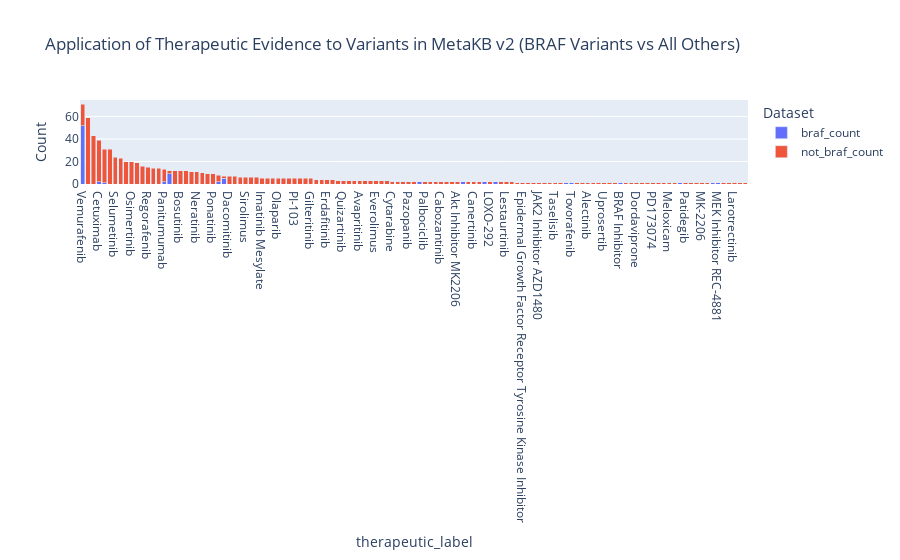

This figure's notebook cell:
### Code cell
# Add a new column for the total counts
combined_df['total_count'] = combined_df[['braf_count', 'general_count', 'not_braf_count']].sum(axis=1)

# Sort the DataFrame by the total counts in ascending order
sorted_df = combined_df.sort_values('total_count', ascending=False)

# Create a bar plot for each therapeutic label count
fig = px.bar(sorted_df, x='therapeutic_label', y=['braf_count', 'not_braf_count'], 
             title='Application of Therapeutic Evidence to Variants in MetaKB v2 (BRAF Variants vs All Others)',
             labels={'value': 'Count', 'variable': 'Dataset'},
             barmode='stack')

# Show the figure
fig.show()
pio.write_image(fig, "Application_of_Therapeutics_BRAF_vs_NonBRAF.png", format='png', width=2000, height=500, scale=5)

### Figure 1 — Plotly figure (JSON) as saved in the notebook; plotly's stock layout.template omitted (floating-point values rounded to 4 significant figures)
{"data": [{"alignmentgroup": "True", "hovertemplate": "Dataset=braf_count<br>therapeutic_label=%{x}<br>Count=%{y}<extra></extra>", "legendgroup": "braf_count", "marker": {"color": "#636efa", "pattern": {"shape": ""}}, "name": "braf_count", "offsetgroup": "braf_count", "orientation": "v", "showlegend": true, "textposition": "auto", "type": "bar", "x": ["Vemurafenib", "Erlotinib", "Imatinib", "Cetuximab", "Pictilisib", "Gefitinib", "Selumetinib", "Dasatinib", "Sunitinib", "Osimertinib", "Afatinib", "Melphalan", "Regorafenib", "Crizotinib", "MDM2 Inhibitor AMGMDS3", "Panitumumab", "Trametinib", "Doxorubicin", "Bosutinib", "Nilotinib", "Lapatinib", "Neratinib", "Ivosidenib", "Trastuzumab Deruxtecan", "Ponatinib", "Sorafenib", "Dabrafenib", "Dacomitinib", "Trastuzumab", "Ceritinib", "Sirolimus", "Tazemetostat", "Ibrutinib", "Imatinib Mesylate", "Hormone Therapy", "Crenolanib", "Olaparib", "Olutasidenib", "Dactolisib", "PI-103", "Ruxolitinib", "Trastuzumab Emtansine", "Gilteritinib", "Venetoclax", "Vismodegib", "Erdafitinib", "Cisplatin", "Enasidenib", "Quizartinib", "Lorlatinib", "Rociletinib", "Avapritinib", "TAE684", "Temozolomide", "Everolimus", "Midostaurin", "Pembrolizumab", "Cytarabine", "PU-H71", "Fluorouracil", "Pazopanib", "PF-06747775", "Oxaliplatin", "Palbociclib", "Capivasertib", "EGF816", "Cabozantinib", "Sotorasib", "Apitolisib", "Akt Inhibitor MK2206", "U0126", "Adagrasib", "Canertinib", "AGI-5198", "Irinotecan", "LOXO-292", "Encorafenib", "Motesanib", "Lestaurtinib", "Izorlisib", "Olmutinib", "Epidermal Growth Factor Receptor Tyrosine Kinase Inhibitor", "Staurosporine", "Aromatase Inhibitor", "JAK2 Inhibitor AZD1480", "Tandutinib", "Tanespimycin", "Taselisib", "Therapeutic Tumor Infiltrating Lymphocytes", "Bleomycin", "Tovorafenib", "Amrubicin", "Alpelisib", "Alectinib", "FLT3/ABL/Aurora Kinase Inhibitor KW-2449", "Idelalisib", "Uprosertib", "Fedratinib", "Abemaciclib", "BRAF Inhibitor", "Savolitinib", "Selpercatinib", "Dordaviprone", "Omacetaxine", "Divarasib", "PD173074", "Entrectinib", "PLX4720", "Meloxicam", "MTOR Kinase Inhibitor AZD8055", "Cobimetinib", "Patidegib", "MTOR Inhibitor", "Peginterferon Alfa-2b", "MK-2206", "Pemigatinib", "MEK Inhibitor RO4987655", "MEK Inhibitor REC-4881", "AZD3463", "Letrozole", "Larotrectinib", "SU11274", "Futuximab/Modotuximab Mixture"], "xaxis": "x", "y": [52, 0, 0, 2, 1, 0, 0, 0, 0, 0, 0, 0, 0, 0, 0, 2, 9, 0, 0, 0, 0, 0, 0, 0, 0, 2, 5, 0, 0, 0, 0, 0, 0, 0, 0, 0, 0, 0, 0, 0, 0, 0, 0, 0, 0, 0, 0, 0, 0, 0, 0, 0, 0, 0, 0, 0, 0, 0, 0, 0, 0, 0, 2, 0, 0, 0, 0, 0, 0, 0, 2, 0, 0, 0, 2, 0, 2, 0, 0, 0, 0, 0, 0, 0, 0, 0, 0, 0, 0, 1, 1, 0, 0, 0, 0, 0, 0, 0, 0, 1, 0, 0, 0, 0, 0, 0, 0, 0, 0, 0, 1, 0, 0, 0, 0, 0, 1, 1, 0, 0, 0, 0, 0], "yaxis": "y"}, {"alignmentgroup": "True", "hovertemplate": "Dataset=not_braf_count<br>therapeutic_label=%{x}<br>Count=%{y}<extra></extra>", "legendgroup": "not_braf_count", "marker": {"color": "#EF553B", "pattern": {"shape": ""}}, "name": "not_braf_count", "offsetgroup": "not_braf_count", "orientation": "v", "showlegend": true, "textposition": "auto", "type": "bar", "x": ["Vemurafenib", "Erlotinib", "Imatinib", "Cetuximab", "Pictilisib", "Gefitinib", "Selumetinib", "Dasatinib", "Sunitinib", "Osimertinib", "Afatinib", "Melphalan", "Regorafenib", "Crizotinib", "MDM2 Inhibitor AMGMDS3", "Panitumumab", "Trametinib", "Doxorubicin", "Bosutinib", "Nilotinib", "Lapatinib", "Neratinib", "Ivosidenib", "Trastuzumab Deruxtecan", "Ponatinib", "Sorafenib", "Dabrafenib", "Dacomitinib", "Trastuzumab", "Ceritinib", "Sirolimus", "Tazemetostat", "Ibrutinib", "Imatinib Mesylate", "Hormone Therapy", "Crenolanib", "Olaparib", "Olutasidenib", "Dactolisib", "PI-103", "Ruxolitinib", "Trastuzumab Emtansine", "Gilteritinib", "Venetoclax", "Vismodegib", "Erdafitinib", "Cisplatin", "Enasidenib", "Quizartinib", "Lorlatinib", "Rociletinib", "Avapritinib", "TAE684", "Temozolomide", "Everolimus", "Midostaurin", "Pembrolizumab", "Cytarabine", "PU-H71", "Fluorouracil", "Pazopanib", "PF-06747775", "Oxaliplatin", "Palbociclib", "Capivasertib", "EGF816", "Cabozantinib", "Sotorasib", "Apitolisib", "Akt Inhibitor MK2206", "U0126", "Adagrasib", "Canertinib", "AGI-5198", "Irinotecan", "LOXO-292", "Encorafenib", "Motesanib", "Lestaurtinib", "Izorlisib", "Olmutinib", "Epidermal Growth Factor Receptor Tyrosine Kinase Inhibitor", "Staurosporine", "Aromatase Inhibitor", "JAK2 Inhibitor AZD1480", "Tandutinib", "Tanespimycin", "Taselisib", "Therapeutic Tumor Infiltrating Lymphocytes", "Bleomycin", "Tovorafenib", "Amrubicin", "Alpelisib", "Alectinib", "FLT3/ABL/Aurora Kinase Inhibitor KW-2449", "Idelalisib", "Uprosertib", "Fedratinib", "Abemaciclib", "BRAF Inhibitor", "Savolitinib", "Selpercatinib", "Dordaviprone", "Omacetaxine", "Divarasib", "PD173074", "Entrectinib", "PLX4720", "Meloxicam", "MTOR Kinase Inhibitor AZD8055", "Cobimetinib", "Patidegib", "MTOR Inhibitor", "Peginterferon Alfa-2b", "MK-2206", "Pemigatinib", "MEK Inhibitor RO4987655", "MEK Inhibitor REC-4881", "AZD3463", "Letrozole", "Larotrectinib", "SU11274", "Futuximab/Modotuximab Mixture"], "xaxis": "x", "y": [19, 59, 43, 37, 30, 31, 24, 23, 20, 20, 19, 16, 15, 14, 14, 11, 3, 12, 12, 12, 11, 11, 10, 9, 9, 6, 2, 7, 7, 6, 6, 6, 6, 5, 5, 5, 5, 5, 5, 5, 5, 5, 5, 4, 4, 4, 4, 3, 3, 3, 3, 3, 3, 3, 3, 3, 3, 2, 2, 2, 2, 2, 0, 2, 2, 2, 2, 2, 2, 2, 0, 2, 2, 2, 0, 2, 0, 2, 2, 2, 1, 1, 1, 1, 1, 1, 1, 1, 1, 0, 0, 1, 1, 1, 1, 1, 1, 1, 1, 0, 1, 1, 1, 1, 1, 1, 1, 1, 1, 1, 0, 1, 1, 1, 1, 1, 0, 0, 1, 1, 1, 1, 1], "yaxis": "y"}], "layout": {"barmode": "stack", "legend": {"title": {"text": "Dataset"}, "tracegroupgap": 0}, "title": {"text": "Application of Therapeutic Evidence to Variants in MetaKB v2 (BRAF Variants vs All Others)"}, "xaxis": {"anchor": "y", "domain": [0, 1], "title": {"text": "therapeutic_label"}}, "yaxis": {"anchor": "x", "domain": [0, 1], "title": {"text": "Count"}}}}
